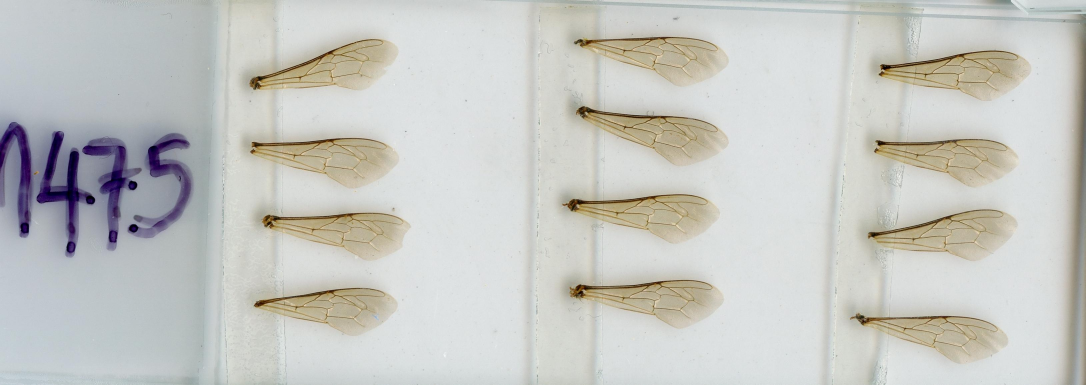
#> input picture M475.jpg, 3256 x 1153 px, given in place of M475.jpg.jpg, which was not available (shown at 1/3 size)
$ python auto_deep_wings_cropping.py   (Python 2 division)
#> lines starting #> are read from the running program, lines starting #| are printed output that depends on the picture; after the words box and inside, x2 and y2 are one past the last pixel; in counts of white or black regions, pixels touching at a corner belong together; pictures that were not available may be replaced by others from this repository, and a replacement may not be noted
import cv2
import os
import argparse

parser = argparse.ArgumentParser(description='deep_wings_auto_cropping')

parser.add_argument('-input_folder', metavar='-f', type=str, default="", help="parent folder for all sample directories")

options=parser.parse_args()


# loop over all files in the parent directory, this will be changed to the
# command line argument
for directory in os.listdir(options.input_folder):
    if not directory.startswith('.'):
    # get the sample name by first grabbing the basename and then stripping the extension
    # this may need to be changed to account for other file types e.g. .png etc.

	sample_name = os.path.basename("{}/{}.jpg".format(options.input_folder, directory))
	sample_name = sample_name.rsplit( ".jpg", 1)[0]

        try:
            image = cv2.imread(r"{}/{}/{}.jpg".format(options.input_folder, directory, directory),cv2.IMREAD_COLOR)
#> image is the input picture: shape (1153, 3256, 3); mean B, G, R 194.8, 198.9, 198.1
        except IOError:
            print('''File does not exist or does not follow \n
              correct naming convention. \n
              Please ensure the image with the full slide \n
              is named the exact same as the folder which contains it.
              ''')
        # print the sample name to screen to display progress
	print(sample_name)
	original = image.copy()

	dimensions = image.shape
#> dimensions = (1153, 3256, 3)

	    # crop image to remove left hand side of slide which only contains the samples name
        # UPDATE OCTOBER 2023, issues with cropping due to different dimensions of cropped images.
        # Removed dropping step.
	original_cropped = image.copy()

        # grayscale, Gaussian blur, Otsu's threshold, dilate
	gray = cv2.cvtColor(image, cv2.COLOR_BGR2GRAY)
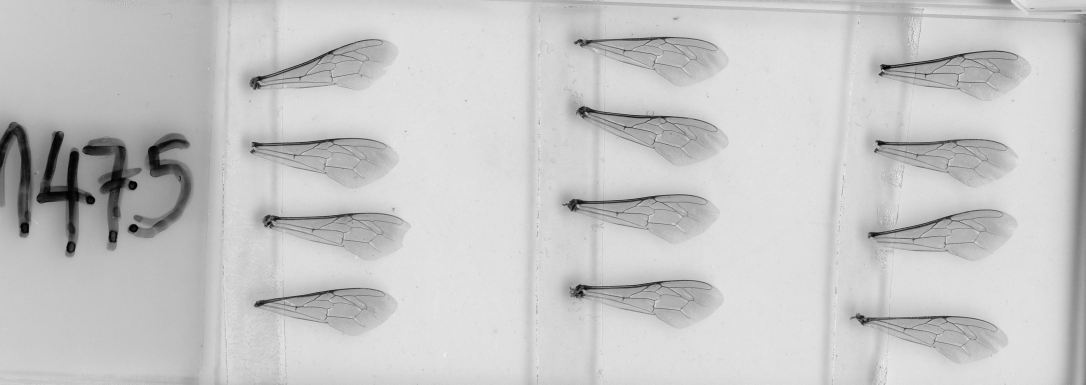
#> gray: shape (1153, 3256) (shown at 1/3 size); min 0, max 255, mean 198.2
	blur = cv2.GaussianBlur(gray, (5,5), 0)
	thresh = cv2.threshold(blur, 0, 255, cv2.THRESH_BINARY_INV + cv2.THRESH_OTSU)[1]
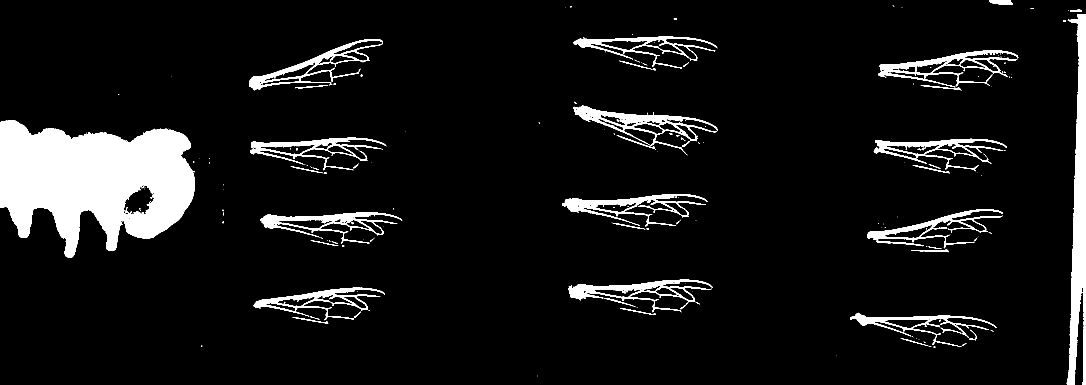
#> thresh: shape (1153, 3256) (shown at 1/3 size); 8% white; 216 white regions (150 under 20 px), largest, box (x1, y1, x2, y2) and area: (0, 361, 584, 773) 157320, (3200, 42, 3256, 1153) 32496, (1719, 317, 2153, 466) 11310
	kernel = cv2.getStructuringElement(cv2.MORPH_RECT, (7,7))
	dilate = cv2.dilate(thresh, kernel, iterations=1)
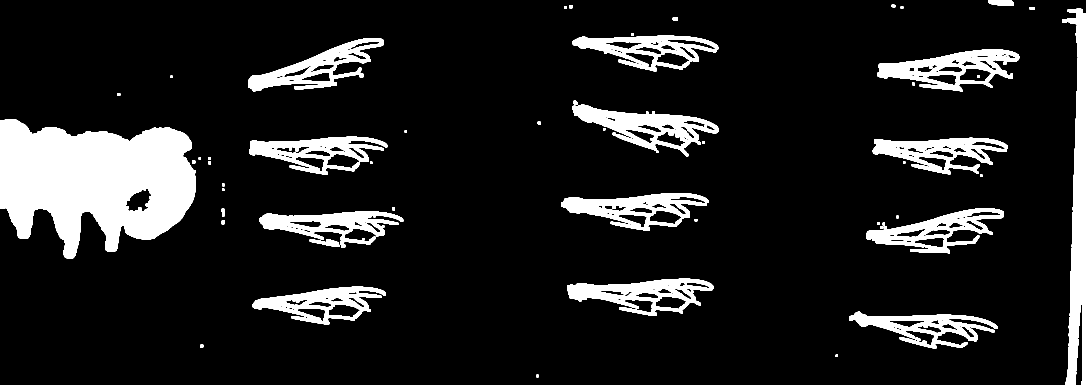
#> dilate: shape (1153, 3256) (shown at 1/3 size); 12.2% white; 57 white regions

	    # Find contours, obtain bounding box coordinates, and extract region of interest
	image_contours = cv2.findContours(dilate, cv2.RETR_EXTERNAL, cv2.CHAIN_APPROX_SIMPLE)
#> image_contours = 56 contours; largest, box (x1, y1, x2, y2) and area: (0, 358, 587, 776) 169577, (3186, 39, 3256, 1153) 37184, (2632, 147, 3058, 276) 30123, (1716, 314, 2156, 469) 29672, (1701, 836, 2140, 948) 26368
	image_contours = image_contours[0] if len(image_contours) == 2 else image_contours[1]
	image_number = 0
	for c in image_contours:
            x,y,w,h = cv2.boundingRect(c)
#> (the run stopped early here; a loop or call above may not have finished)
